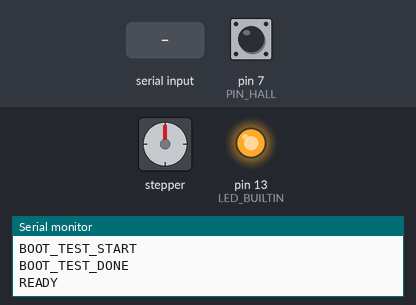
Simulated run of this program. Board: Arduino Nano, built with avr-gcc and run on an emulated ATmega328P. On the bench: stepper motor, output pins drawn as LEDs (lit = HIGH), the last lines printed to the serial monitor. The inputs (shaded band) are chosen by the test bench; at power-on: pin 7 (PIN_HALL) HIGH. Stepper angles assume 200 steps per turn.

Above: at 14.1 s.
14.2 s: "HOME\n" received over Serial
At 14.65 s:
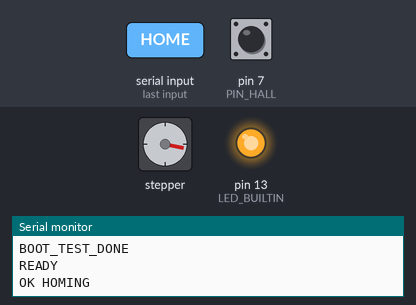
17.2 s: pin 7 (PIN_HALL) pulled LOW for 0.15 s
19.0 s: "CALIBRATE\n" received over Serial
At 19.75 s:
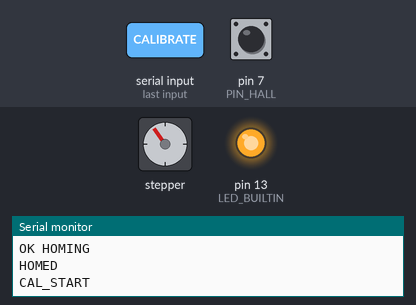
22.0 s: "STOP\n" received over Serial
23.5 s: "MOVE 90\n" received over Serial
At 25.2 s:
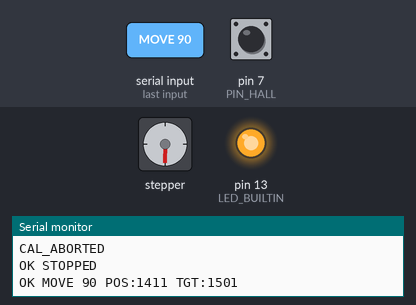
25.5 s: "MOVETO 90\n" received over Serial
At 28.7 s:
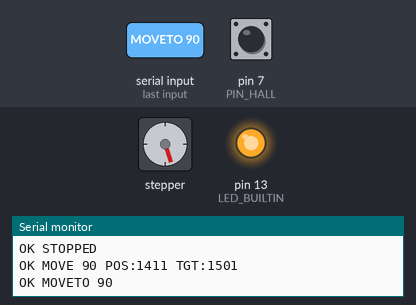
Timing chart, 0 to 29.5 s (numbered marks = the images above; inputs shaded):
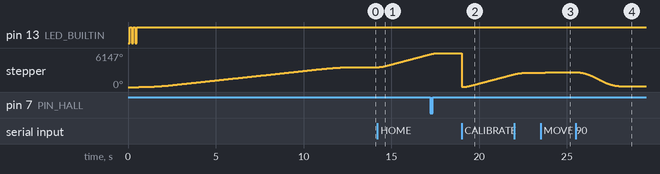

Measured:
- after the input at 14.2 s, stepper: keeps turning clockwise at about 774°/s, starting at once
- after the input at 19.0 s, stepper: turns 6146° counter-clockwise in 0.00 s, then 2297° clockwise in 2.9 s
- after the input at 23.5 s, stepper: turns 162° clockwise in 0.53 s, starting at once
- after the input at 25.5 s, stepper: turns 2539° counter-clockwise in 2.6 s, starting at once

The program:

main.cpp
```cpp
/*
 * EXP_005 — Arduino Nano Motor Controller
 * =========================================
 * Motor control firmware with serial command interface.
 * Communicates with ESP8266 over hardware UART at 115200 baud.
 *
 * Wiring (DM542T board):
 *   D0 (RX) ← ESP8266 TX
 *   D1 (TX) → ESP8266 RX
 *   D4      → DM542T PUL+ (step)
 *   D2      → DM542T DIR+ (direction)
 *   D7      ← Proximity probe (hall sensor)
 *
 * Commands:
 *   PING           → PONG
 *   STATUS         → POS:<n> HALL:<0|1> SPEED:<n> MOVING:<0|1> SPR:<n> CAL:<0|1>
 *   MOVE <steps>   → OK MOVE <steps>
 *   MOVETO <pos>   → OK MOVETO <pos>
 *   HOME           → OK HOMING ... HOMED
 *   CALIBRATE      → CAL_START ... CAL_DONE SPR:<n>
 *   HALF           → OK HALF <steps>
 *   STOP           → OK STOPPED
 *   SPEED <sps>    → OK SPEED <sps>
 *   ACCEL <val>    → OK ACCEL <val>
 *   ZERO           → OK ZEROED
 *   ENABLE         → OK ENABLED
 *   DISABLE        → OK DISABLED
 */

#include <Arduino.h>
#include <AccelStepper.h>

// ── Pins (DM542T board) ──
#define PIN_STEP    4
#define PIN_DIR     2
#define PIN_HALL    7

// ── Motor defaults ──
#define DEFAULT_SPEED   2000.0
#define DEFAULT_ACCEL   1000.0
#define HOME_SPEED       500.0
#define CAL_SPEED        400.0
#define MAX_STEPS     200000L
#define CAL_ESCAPE       500

AccelStepper stepper(AccelStepper::DRIVER, PIN_STEP, PIN_DIR);

// ── State ──
String inputBuffer = "";
bool homing = false;
bool hallTriggered = false;
bool lastHall = false;

// ── Calibration ──
long stepsPerRev = 0;
bool calibrated = false;
bool calibrating = false;
int calPhase = 0;  // 0=idle, 1=homing, 2=escape, 3=measure

// ── Calibration state machine ──
void startCalibration() {
    calibrating = true;
    calibrated = false;
    calPhase = 1;
    hallTriggered = false;
    stepper.setMaxSpeed(HOME_SPEED);
    stepper.move(MAX_STEPS);
    Serial.println("CAL_START");
}

void updateCalibration() {
    if (!calibrating) return;

    switch (calPhase) {
        case 1:  // Home to sensor
            if (hallTriggered) {
                stepper.stop();
                if (!stepper.isRunning()) {
                    stepper.setCurrentPosition(0);
                    hallTriggered = false;
                    calPhase = 2;
                    stepper.setMaxSpeed(CAL_SPEED);
                    stepper.move(CAL_ESCAPE);
                }
            } else if (!stepper.isRunning()) {
                Serial.println("CAL_FAIL:NO_HALL");
                calibrating = false;
                calPhase = 0;
                stepper.setMaxSpeed(DEFAULT_SPEED);
            }
            break;

        case 2:  // Escape magnet zone
            if (!stepper.isRunning()) {
                stepper.setCurrentPosition(0);
                hallTriggered = false;
                calPhase = 3;
                stepper.setMaxSpeed(CAL_SPEED);
                stepper.move(MAX_STEPS);
            }
            break;

        case 3:  // Measure full revolution
            if (hallTriggered) {
                stepper.stop();
                if (!stepper.isRunning()) {
                    stepsPerRev = stepper.currentPosition();
                    calibrated = true;
                    calibrating = false;
                    calPhase = 0;
                    stepper.setCurrentPosition(0);
                    stepper.setMaxSpeed(DEFAULT_SPEED);
                    hallTriggered = false;
                    Serial.print("CAL_DONE SPR:");
                    Serial.println(stepsPerRev);
                }
            } else if (!stepper.isRunning()) {
                Serial.println("CAL_FAIL:NO_HALL_2ND");
                calibrating = false;
                calPhase = 0;
                stepper.setMaxSpeed(DEFAULT_SPEED);
            }
            break;
    }
}

// ── Command processing ──
void processCommand(String cmd) {
    cmd.trim();
    cmd.toUpperCase();
    if (cmd.length() == 0) return;

    if (calibrating && cmd != "STOP" && cmd != "STATUS" && cmd != "PING") {
        Serial.println("ERROR:CALIBRATING");
        return;
    }

    if (cmd == "PING") {
        Serial.println("PONG");
        return;
    }

    if (cmd == "STATUS") {
        Serial.print("POS:"); Serial.println(stepper.currentPosition());
        stepper.run();
        Serial.print("HALL:"); Serial.println(digitalRead(PIN_HALL) == LOW ? 1 : 0);
        stepper.run();
        Serial.print("SPEED:"); Serial.println((int)stepper.maxSpeed());
        stepper.run();
        Serial.print("MOVING:"); Serial.println(stepper.isRunning() ? 1 : 0);
        stepper.run();
        Serial.print("SPR:"); Serial.println(stepsPerRev);
        stepper.run();
        Serial.print("CAL:"); Serial.println(calibrated ? 1 : 0);
        return;
    }

    if (cmd == "STOP") {
        stepper.stop();
        homing = false;
        if (calibrating) {
            calibrating = false;
            calPhase = 0;
            stepper.setMaxSpeed(DEFAULT_SPEED);
            Serial.println("CAL_ABORTED");
        }
        Serial.println("OK STOPPED");
        return;
    }

    if (cmd == "HOME") {
        homing = true;
        hallTriggered = false;
        stepper.setMaxSpeed(HOME_SPEED);
        stepper.move(MAX_STEPS);
        Serial.println("OK HOMING");
        return;
    }

    if (cmd == "CALIBRATE") {
        startCalibration();
        return;
    }

    if (cmd == "HALF") {
        if (!calibrated || stepsPerRev == 0) {
            Serial.println("ERROR:NOT_CALIBRATED");
            return;
        }
        long h = stepsPerRev / 2;
        stepper.moveTo(h);
        Serial.print("OK HALF "); Serial.println(h);
        return;
    }

    if (cmd == "ZERO") {
        stepper.setCurrentPosition(0);
        Serial.println("OK ZEROED");
        return;
    }

    if (cmd == "ENABLE") {
        stepper.enableOutputs();
        Serial.println("OK ENABLED");
        return;
    }

    if (cmd == "DISABLE") {
        stepper.disableOutputs();
        Serial.println("OK DISABLED");
        return;
    }

    if (cmd.startsWith("MOVE ")) {
        long steps = cmd.substring(5).toInt();
        long before = stepper.currentPosition();
        stepper.move(steps);
        Serial.print("OK MOVE "); Serial.print(steps);
        Serial.print(" POS:"); Serial.print(before);
        Serial.print(" TGT:"); Serial.println(stepper.targetPosition());
        return;
    }

    if (cmd.startsWith("MOVETO ")) {
        long pos = cmd.substring(7).toInt();
        stepper.moveTo(pos);
        Serial.print("OK MOVETO "); Serial.println(pos);
        return;
    }

    if (cmd.startsWith("SPEED ")) {
        float spd = cmd.substring(6).toFloat();
        if (spd < 1 || spd > 10000) { Serial.println("ERROR:SPEED_RANGE"); return; }
        stepper.setMaxSpeed(spd);
        Serial.print("OK SPEED "); Serial.println((int)spd);
        return;
    }

    if (cmd.startsWith("ACCEL ")) {
        float a = cmd.substring(6).toFloat();
        if (a < 1 || a > 50000) { Serial.println("ERROR:ACCEL_RANGE"); return; }
        stepper.setAcceleration(a);
        Serial.print("OK ACCEL "); Serial.println((int)a);
        return;
    }

    // ── Raw GPIO step test — bypasses AccelStepper entirely ──
    if (cmd == "RAWTEST") {
        Serial.println("RAWTEST_START");
        digitalWrite(PIN_DIR, LOW);  // set direction
        for (int i = 0; i < 200; i++) {
            digitalWrite(PIN_STEP, HIGH);
            delayMicroseconds(500);
            digitalWrite(PIN_STEP, LOW);
            delayMicroseconds(500);
        }
        Serial.println("OK RAWTEST 200 pulses");
        return;
    }

    Serial.print("ERROR:UNKNOWN:"); Serial.println(cmd);
}

void setup() {
    Serial.begin(115200);
    stepper.setMaxSpeed(DEFAULT_SPEED);
    stepper.setAcceleration(DEFAULT_ACCEL);
    stepper.setMinPulseWidth(20);  // 20µs min pulse — DM542T needs ≥2.5µs
    stepper.enableOutputs();  // CRITICAL: sets PIN_STEP and PIN_DIR to OUTPUT mode
    pinMode(PIN_STEP, OUTPUT);  // Belt-and-suspenders: ensure step pin is OUTPUT
    pinMode(PIN_DIR, OUTPUT);   // Belt-and-suspenders: ensure dir pin is OUTPUT
    pinMode(PIN_HALL, INPUT_PULLUP);

    // Blink LED to show we're alive
    pinMode(LED_BUILTIN, OUTPUT);
    for (int i = 0; i < 3; i++) {
        digitalWrite(LED_BUILTIN, LOW); delay(100);
        digitalWrite(LED_BUILTIN, HIGH); delay(100);
    }

    // ── BOOT TEST: move 2000 steps to verify AccelStepper works ──
    Serial.println("BOOT_TEST_START");
    stepper.setMaxSpeed(200);
    stepper.setAcceleration(100);
    stepper.move(2000);
    while (stepper.run()) {}  // blocking
    Serial.println("BOOT_TEST_DONE");
    stepper.setMaxSpeed(DEFAULT_SPEED);
    stepper.setAcceleration(DEFAULT_ACCEL);

    Serial.println("READY");
}

void loop() {
    // Poll hall sensor for falling edge
    bool h = (digitalRead(PIN_HALL) == LOW);
    if (h && !lastHall) hallTriggered = true;
    lastHall = h;

    stepper.run();
    updateCalibration();

    // Handle manual HOME
    if (homing && hallTriggered) {
        stepper.stop();
        if (!stepper.isRunning()) {
            stepper.setCurrentPosition(0);
            stepper.setMaxSpeed(DEFAULT_SPEED);
            homing = false;
            hallTriggered = false;
            Serial.println("HOMED");
        }
    }

    // Read serial commands
    while (Serial.available()) {
        char c = Serial.read();
        if (c == '\n') {
            processCommand(inputBuffer);
            inputBuffer = "";
        } else if (c != '\r') {
            inputBuffer += c;
        }
        stepper.run();  // keep stepping while processing serial
    }
}
```
